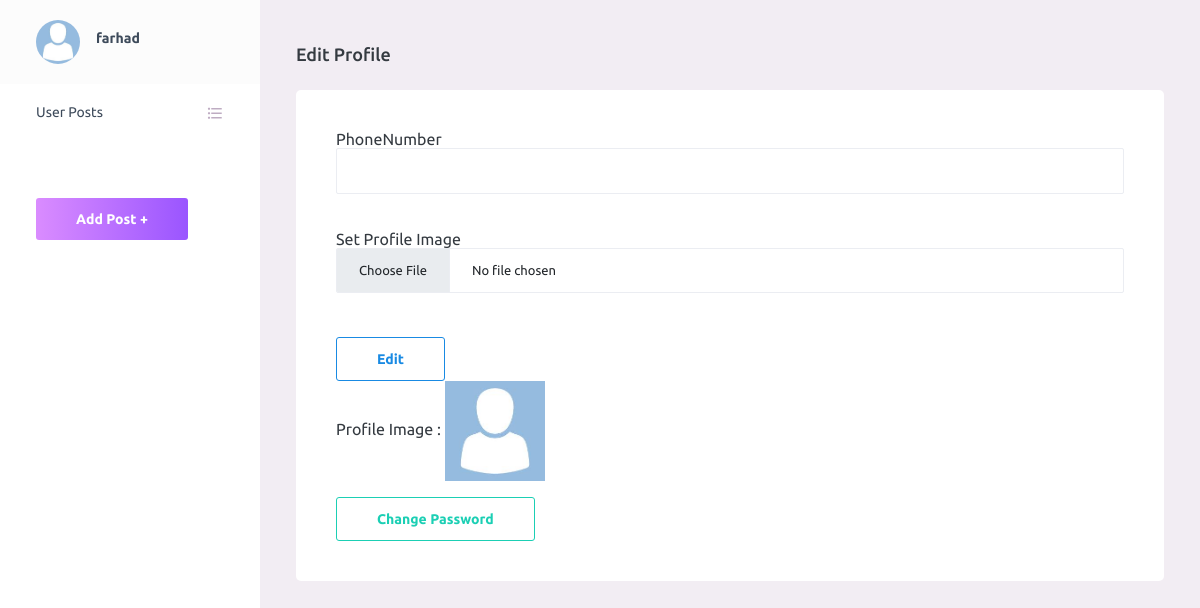
Before: /accounts/profile/1/ (signed in) with the older database file.
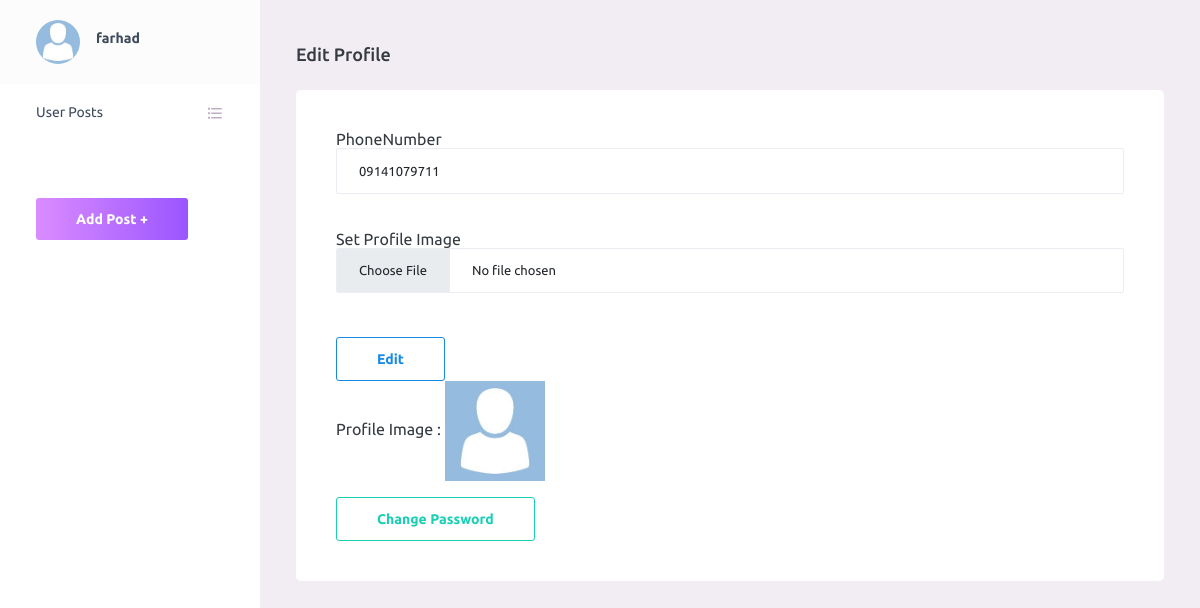
After: the same page with the newer database file.
### accounts/models.py (models this page shows, shortened)
class Profile(models.Model):
    user = models.OneToOneField(User,on_delete=models.CASCADE,related_name='profile')
    phone_number = models.CharField(blank=True,max_length=13)
    image=models.ImageField(upload_to='profile/images',null=True,blank=True)

### accounts/views.py (the view, shortened to what this page needs)
# urls.py: path('profile/<int:pk>/',UpdateProfile.as_view(),name='upateprofile'),
class UpdateProfile(AllowUserMixin,UpdateView):
    allowed_user = ['is_authenticated','is_superuser']
    template_name = 'accounts/updateprofile.html'
    form_class = UpdateProfileForm
    model = Profile
    def get_context_data(self, **kwargs):
       id=self.kwargs['pk']
       context= super(UpdateProfile, self).get_context_data()
       context['profile']=Profile.objects.filter(id=id).first()
       return  context

### accounts/forms.py
class UpdateProfileForm(forms.ModelForm):
    def __init__(self,*args,**kwargs):
        super(UpdateProfileForm, self).__init__(*args,**kwargs)
        self.fields['phone_number'].label='PhoneNumber'
        self.fields['image'].label='Set Profile Image'
    class Meta:
        model=Profile
        fields=('phone_number','image')
        widgets={
        'phone_number':forms.TextInput(attrs={'class':'form-control'}),
        'image':forms.FileInput(attrs={'class':'form-control'}),
      }

### accounts/mixins.py (called while the page is built)
    def dispatch(self,request,*args,**kwargs):
        user=[]
        if request.user.is_anonymous:
            user.append("is_anonymous")
        elif request.user.is_superuser:
            user.append("is_superuser")
        elif request.user.is_authenticated:
            user.append("is_authenticated")
        if user[0] not in self.allowed_user:
            messages.error(request, 'you should be  first login !', 'warning')
            return redirect(reverse_lazy('accounts:login'))
        else:
            return super().dispatch(request, *args, **kwargs)

### accounts/templates/accounts/updateprofile.html (shortened to what this page needs)
{% extends 'include/admin template/base.html' %}
{% load crispy_forms_tags %}
{% block content %}
      <div class="container-fluid page-body-wrapper">
        <nav class="sidebar sidebar-offcanvas" id="sidebar">
          <ul class="nav">
            <li class="nav-item nav-profile">
              <a href="#" class="nav-link">
                <div class="nav-profile-image">
                    {% if profile.image %}
                  <img src="{{ profile.image.url }}" alt="profile">
                    {% else %}
                 <img src="/static/assets/images/profile/avatar.jpg" width="50px" height="50px">
                {% endif %}
                </div>
                <div class="nav-profile-text d-flex flex-column">
                  <span class="font-weight-bold mb-2">{{ profile.user.username }}</span>
                </div>
              </a>
            </li>
            <li class="nav-item">
              <a class="nav-link" href="{% url 'blog:user_post' %}">
                <span class="menu-title">User Posts</span>
                <i class="mdi mdi-format-list-bulleted menu-icon"></i>
              </a>
            </li>
            <li class="nav-item sidebar-actions">
              <span class="nav-link">
                <a class="btn  btn-gradient-primary mt-4" href="{%  url 'blog:create_post' %}">Add Post +</a>
              </span>
            </li>
          </ul>
        </nav>
             <div class="main-panel">
          <div class="content-wrapper">
            <div class="page-header">
              <h3 class="page-title">Edit Profile </h3>
            </div>
            <div class="row">
              <div class="col-12">
                <div class="card">
                  <div class="card-body">
                      <div class="row">
                          <div class="col-md-12">
                              <form method="post" enctype="multipart/form-data">
                                  {{ form.phone_number.label }}
                                  <br>
                                  {{ form.phone_number }}
                                  <br><br>
                                  {{ form.image.label }}
                                  <br>
                                  {{ form.image }}
                                  <br><br>
                                   <input type="submit" value="Edit" class="btn btn-outline-info mt-2">
                              </form>
                          </div>
                          {% if profile.image %}
                              <div class="col-md-12" >
                                    Profile Image : <img src="{{ profile.image.url }}" height="100px" width="100px">
                              </div>
                           {% else %}
                              <div class="col-md-12" >
                                    Profile Image :   <img src="/static/assets/images/profile/avatar.jpg" width="100px" height="100px">
                              </div>
                          {% endif %}
                          <div class="col-md-4 mt-3">
                              <a href="{% url 'accounts:passwordchange' %}" class="btn btn-outline-success">Change Password</a>
                          </div>
                      </div>
                  </div>
                </div>
              </div>
            </div>
          </div>
        </div>
        </div>
{% endblock %}

Changed rows visible on the page:
changed Profile "farhad": phone_number (not shown) → "09141079711"
